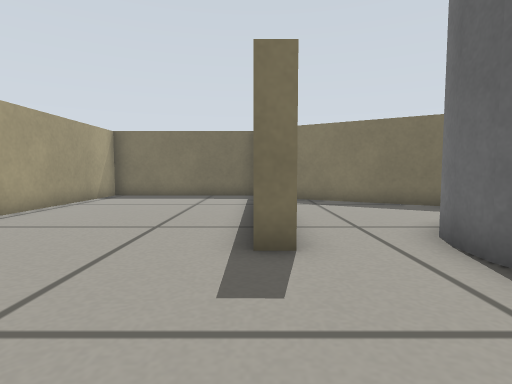
View 1 (above)

13 first-person views from a walk through a Gazebo world. The camera is 0.28 m above the floor, tilts 4° down and sees 80° across. The floor is counted in squares, 0.25 m on a side. Each view is taken from the middle of a square. On the plan, view 1 faces up. The plan holds only what a view shows up to about 12 squares ahead; the rest is blank. The place goes on beyond the plan. The robots in the file are not drawn.

View 2
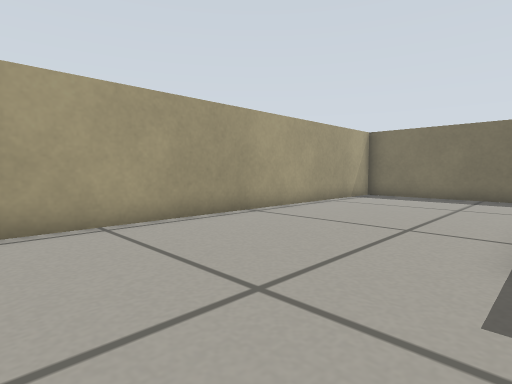

View 3
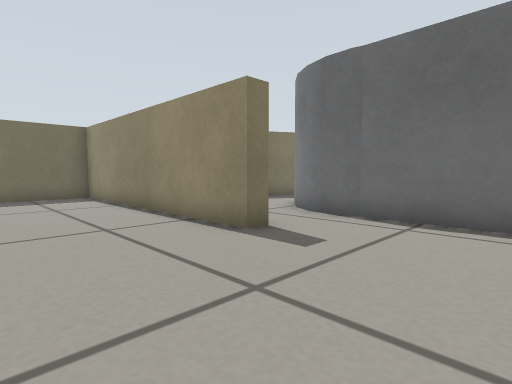

View 4
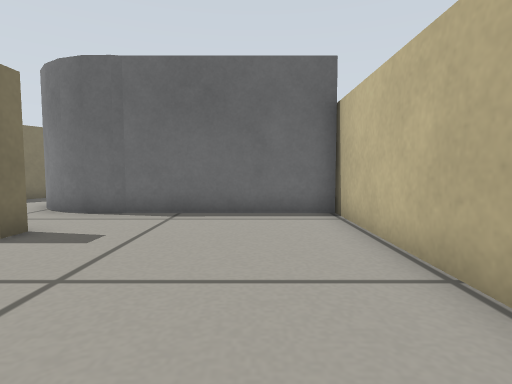

View 5
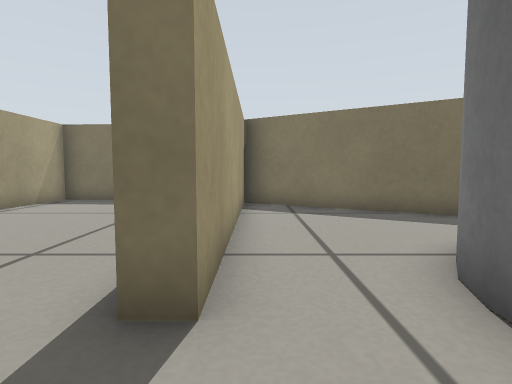

View 6
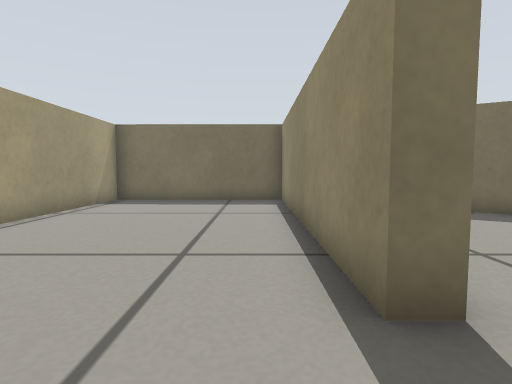

View 7
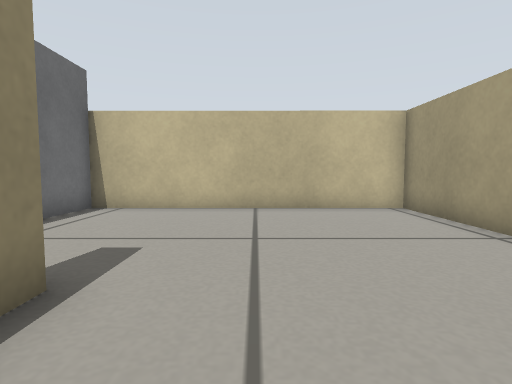

View 8
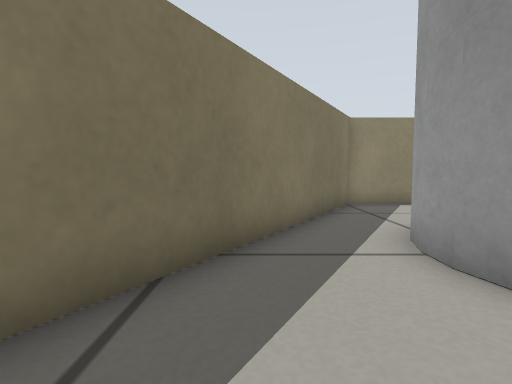

View 9
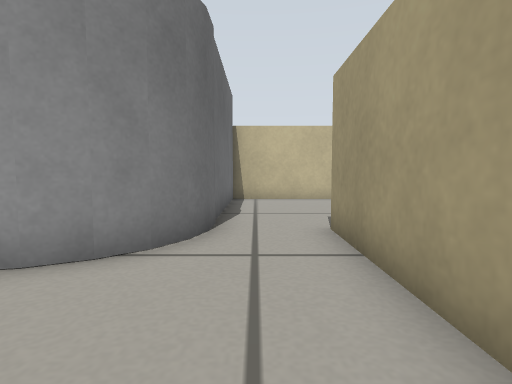

View 10
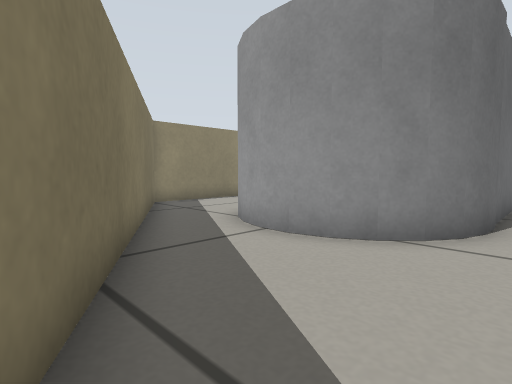

View 11
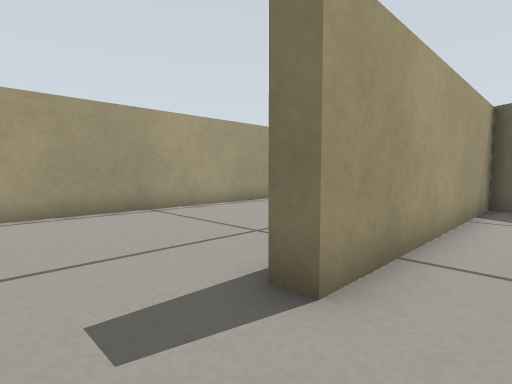

View 12
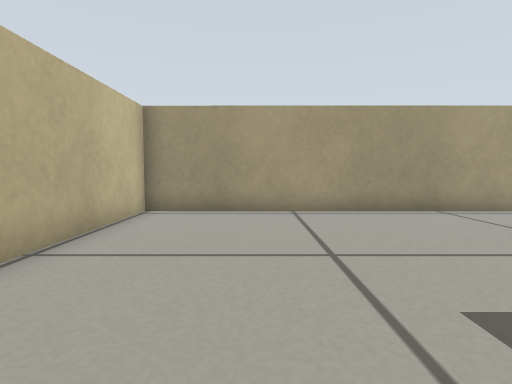

View 13
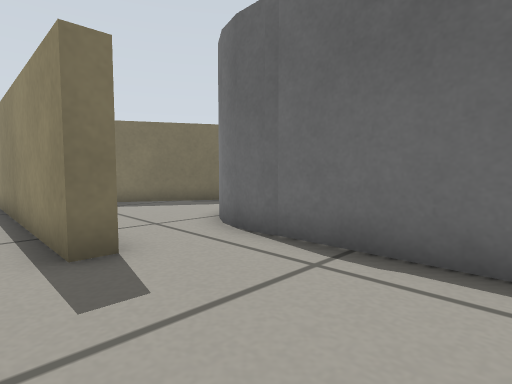

### Floor plan
Key: @ floor where view 1 was taken; # wall or solid block; . floor; C grey cylinder; B grey box.
Columns run from 6 left of view 1 to 10 right of it. Each row starts with its distance up from view 1.
 14 #######
 13 #.....##
 12 #.....####
 11 #.....##.###
 10 #.....##...##
  9 #.....##....###
  8 #.....##......##
  7 #.....##...CCC.##
  6 #.....##..CC C
  5 #.....##.C
  4 #........
  3 #........B
  2 #........B
  1 #........B
  0 #.....@..B
 -1 #........B
 -2 ##########

Positions as (right, up) in squares from view 1, and headings:
1: (0, 0), facing up
2: (0, 0), facing up-left
3: (-4, 0), facing up-right
4: (-5, 0), facing right
5: (1, 2), facing up
6: (-1, 2), facing up
7: (-2, 7), facing down
8: (2, 9), facing right
9: (2, 10), facing down
10: (2, 11), facing down-right
11: (2, 2), facing up-left
12: (2, 1), facing left
13: (-1, 0), facing up-right
